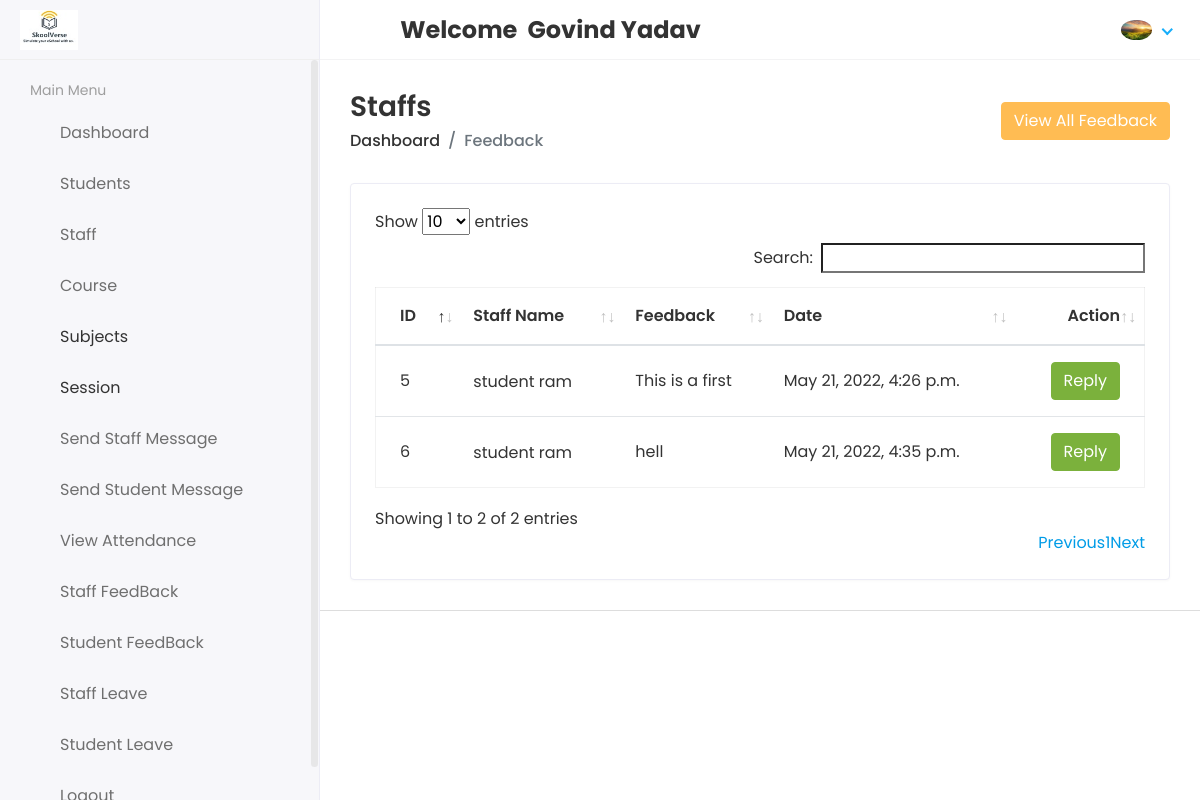
/Hod/Student/feedback (signed in), run on the app's committed database.
### app/models.py (models this page shows, shortened)
class CustomUser(AbstractUser):
    USER = (
        (1, 'HOD'),
        (2, 'STAFF'),
        (3, 'STUDENT'),
    )
    user_type = models.CharField(choices=USER, max_length=50, default=1)
    profile_pic = models.ImageField(upload_to='media/profile_pic')

class Student_Feedback(models.Model):
    student_id = models.ForeignKey(Student, on_delete=models.CASCADE)
    feedback = models.TextField()
    feedback_reply = models.TextField()
    status = models.IntegerField(default=0)
    created_at = models.DateTimeField(auto_now_add=True)
    updated_at = models.DateTimeField(auto_now_add=True)

class Student(models.Model):
    admin = models.OneToOneField(CustomUser, on_delete=models.CASCADE)
    address = models.TextField()
    gender = models.CharField(max_length=100)
    branch_id = models.ForeignKey(Course, on_delete=models.DO_NOTHING)
    session_year_id = models.ForeignKey(Session_Year, on_delete=models.DO_NOTHING)
    join_data = models.CharField(max_length=100)
    mobile_number = models.CharField(max_length=20)
    created_at = models.DateTimeField(auto_now_add=True)
    updated_at = models.DateTimeField(auto_now=True)

### student_management_project/Hod_views.py (the view)
# urls.py: path('Hod/Student/feedback',Hod_views.STUDENT_FEEDBACK, name='student_feedback_reply'),
@staff_member_required(redirect_field_name='next', login_url='login')
def STUDENT_FEEDBACK(request):
    feedback = Student_Feedback.objects.all().order_by('-id')[0:5]
    context = {
        'feedback':feedback
    }
    return render(request, 'Hod/student_feedback.html', context)

### templates/Hod/student_feedback.html (shortened to what this page needs)
{% extends 'base.html' %}
{% block content %}
 <div class="page-header">
               <div class="row align-items-center">
                  <div class="col">
                     <h3 class="page-title">Staffs</h3>
                     <ul class="breadcrumb">
                        <li class="breadcrumb-item"><a href="{% url 'hod_home' %}">Dashboard</a></li>
                        <li class="breadcrumb-item active">Feedback</li>
                     </ul>
                  </div>
                  <div class="col-auto text-right float-right ml-auto">
                     <button type="button" class="btn btn-primary" data-toggle="modal" data-target="#exampleModalCenter">
                          View All Feedback
                     </button>
                  </div>
               </div>
            </div>
            <div class="row">
               <div class="col-sm-12">
                  <div class="card card-table">
                     <div class="card-body">
                        {% if feedback %}
                         <div class="table-responsive">
                           <table id="table_id" class="table table-hover table-center mb-0 ">
                              <thead>
                                 <tr>
                                    <th>ID</th>
                                    <th>Staff Name</th>
                                    <th>Feedback</th>
                                    <th>Date</th>
                                    <th class="text-right">Action</th>
                                 </tr>
                              </thead>
                              <tbody>
                                 {% for i in feedback %}
                                    <tr>
                                    <td>{{i.id}}</td>
                                    <td>
                                       <h2 class="table-avatar">
                                          <a href="#">{{i.student_id.admin.first_name}} {{i.student_id.admin.last_name}}</a>
                                       </h2>
                                    </td>
                                    <td>{{i.feedback}}</td>
                                    <td>{{i.created_at}}</td>
                                    <td class="text-right">
                                      <button type="button" class="btn btn-success" data-toggle="modal" data-target="#send_notification_model-{{forloop.counter}}">
                                              Reply
                                      </button>
                                    </td>
                                 </tr>
                                {% endfor %}
                              </tbody>
                           </table>
                        </div>
                         {% else %}
                         <h4 class="text-center text-red">No  Records</h4>
                        {% endif %}
                     </div>
                  </div>
               </div>
            </div>
{% endblock %}

### templates/includes/header.html (shortened to what this page needs)
{% load static %}
<div class="header">
         <div class="header-left">
            <a href="#" class="logo">
               <img src="{% static 'assets/img/logo.jpg' %}" alt="Logo">
            </a>
         </div>
         <a href="javascript:void(0);" id="toggle_btn">
            <i class="fas fa-align-left"></i>
         </a>
         <div class="top-nav-search mt-3">
           <h4><strong>Welcome &nbsp;<span>{{user.first_name}} {{user.last_name}}</span></strong></h4>
         </div>
         <ul class="nav user-menu">
            <li class="nav-item dropdown has-arrow">
               <a href="#" class="dropdown-toggle nav-link" data-toggle="dropdown">
                   {% if user.profile_pic == "" %}
                        <span class="user-img"><img class="rounded-circle" src="{% static 'assets/img/favicon.jpg' %}" width="31"
                        alt=""></span>
                   {% else %}
                        <span class="user-img"><img class="rounded-circle" src="/{{user.profile_pic}}" width="31"
                        alt=""></span>
                   {% endif %}
               </a>
            </li>
         </ul>
      </div>

### static/assets/css/style.css (style rules this page uses)
html { height: 100%; }
body { background-color: #fff; color: #333; font-family: 'Poppins', sans-serif; font-size: 1rem; height: 100%; line-height: 1.5; overflow-x: hidden; }
h1, h2, h3, h4, h5, h6 { font-family: 'Poppins', sans-serif; margin-top: 0; }
a { color: #009ce7; }
input, button, a { transition: all 0.4s ease; -moz-transition: all 0.4s ease; -o-transition: all 0.4s ease; -ms-transition: all 0.4s ease; -webkit-transition: all 0.4s ease; }
input, input:focus, button, button:focus { outline: none; }
ul, ol { padding: 0px; list-style: none; }
.table { color: #333; max-width: 100%; margin-bottom: 0; width: 100%; }
.table.dataTable { border-collapse: collapse !important; border: 1px solid rgba(0, 0, 0, 0.05); }
table.table td h2 { display: inline-block; font-size: inherit; font-weight: 400; margin: 0; padding: 0; vertical-align: middle; }
table.table td h2.table-avatar { align-items: center; display: inline-flex; font-size: inherit; font-weight: 400; margin: 0; padding: 0; vertical-align: middle; white-space: nowrap; }
table.table td h2 a { color: #333; }
.table thead tr th { font-weight: 600; }
.table tbody tr { border-bottom: 1px solid rgba(0, 0, 0, 0.05); }
.table.table-center td, .table.table-center th { vertical-align: middle; }
.card-table .card-body .table > thead > tr > th { border-top: 0; }
.card-table .card-body .table tr td:first-child, .card-table .card-body .table tr th:first-child { padding-left: 1.5rem; }
.card-table .card-body .table tr td:last-child, .card-table .card-body .table tr th:last-child { padding-right: 1.5rem; }
.card-table .table td, .card-table .table th { border-top: 1px solid #e2e5e8; padding: 1rem 0.75rem; white-space: nowrap; }
.btn-primary { background-color: #FFBC53; border: 1px solid #FFBC53; }
.btn-success { background-color: #7bb13c; border: 1px solid #7bb13c }
.card { border: 1px solid #ececf5; box-shadow: 0 1px 3px 0 rgba(0, 0, 0, 0.03); margin-bottom: 1.875rem; }
.card-body { padding: 1.5rem; }
.header { background-color: #fff; border-bottom: 1px solid #f3f3f4; left: 0; position: fixed; right: 0; top: 0; z-index: 1001; height: 60px; }
.header .header-left { float: left; height: 60px; padding: 0 20px; position: relative; width: 320px; z-index: 1; transition: all 0.2s ease-in-out; background-color: #f7f7fa; border-bottom: 1px solid #efefef; border-right: 1px solid #ececf5; display: flex; align-items: center; }
.header .header-left .logo { display: inline-block; line-height: 60px; }
.header .header-left .logo img { max-height: 40px; width: auto; }
.header .dropdown-toggle:after { display: none; }
.header .has-arrow .dropdown-toggle:after { border-top: 0; border-left: 0; border-bottom: 2px solid #18aefa; border-right: 2px solid #18aefa; content: ''; height: 8px; display: inline-block; pointer-events: none; -webkit-transform-origin: 66% 66%; -ms-transform-origin: 66% 66%; transform-origin: 66% 66%; -webkit-transform: rotate(45deg); -ms-transform: rotate(45deg); transform: rotate(45deg); -webkit-transition: all 0.15s ease-in-out; transition: all 0.15s ease-in-out; width: 8px; vertical-align: 0px; }
.user-menu { float: right; margin: 0; position: relative; z-index: 99; padding-right: 15px; }
.user-menu.nav > li > a { color: #a0a0a0; font-size: 14px; line-height: 58px; padding: 0 15px; height: 60px; }
.user-img { margin-right: 3px; position: relative; }
.top-nav-search { float: left; margin-left: 15px; }
.page-header { margin-bottom: 1.875rem; }
.page-header .breadcrumb { background-color: transparent; color: #6c757d; font-size: 1rem; font-weight: 500; margin-bottom: 0; padding: 0; }
.page-header .breadcrumb a { color: #333; }
.page-title { font-size: 28px; font-weight: 600; color: #333; margin-bottom: 5px; }
@media (min-width: 992px) { #toggle_btn { align-items: center; color: #18aefa; display: inline-flex; float: left; font-size: 26px; height: 60px; justify-content: center; margin-left: 15px; padding: 0 15px; } }

### data on the page
CustomUser: first_name "Govind", last_name "Yadav", profile_pic (picture)
Student_Feedback: id "6", student_id.admin.first_name "student", student_id.admin.last_name "ram", feedback "hell", created_at "May 21, 2022, 4:35 p.m."
Student_Feedback: id "5", student_id.admin.first_name "student", student_id.admin.last_name "ram", feedback "This is a first", created_at "May 21, 2022, 4:26 p.m."
